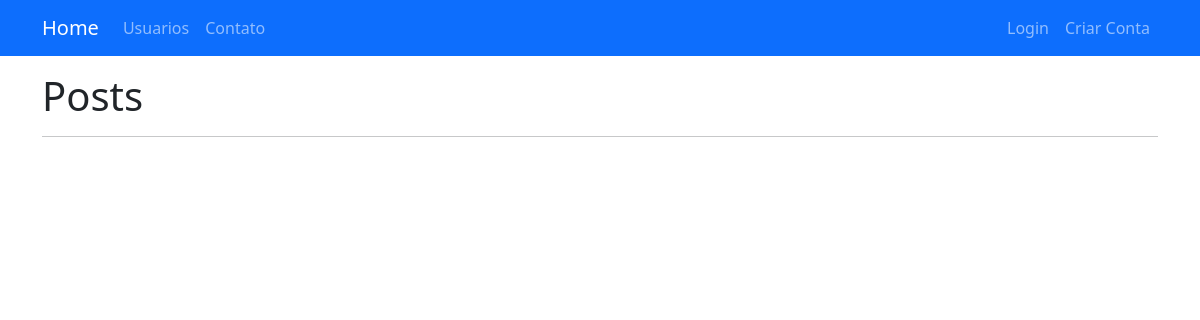
Before: / with the older database file.
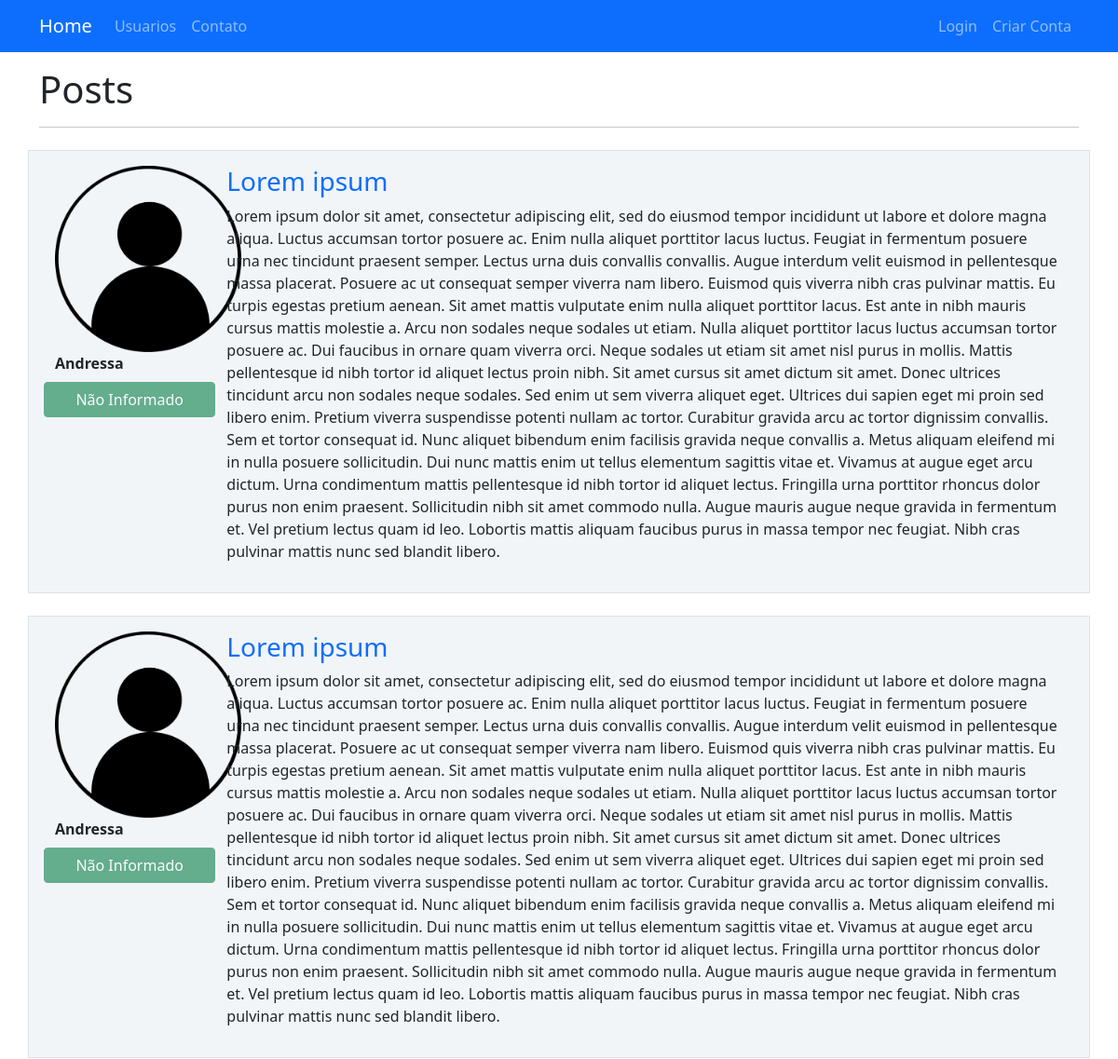
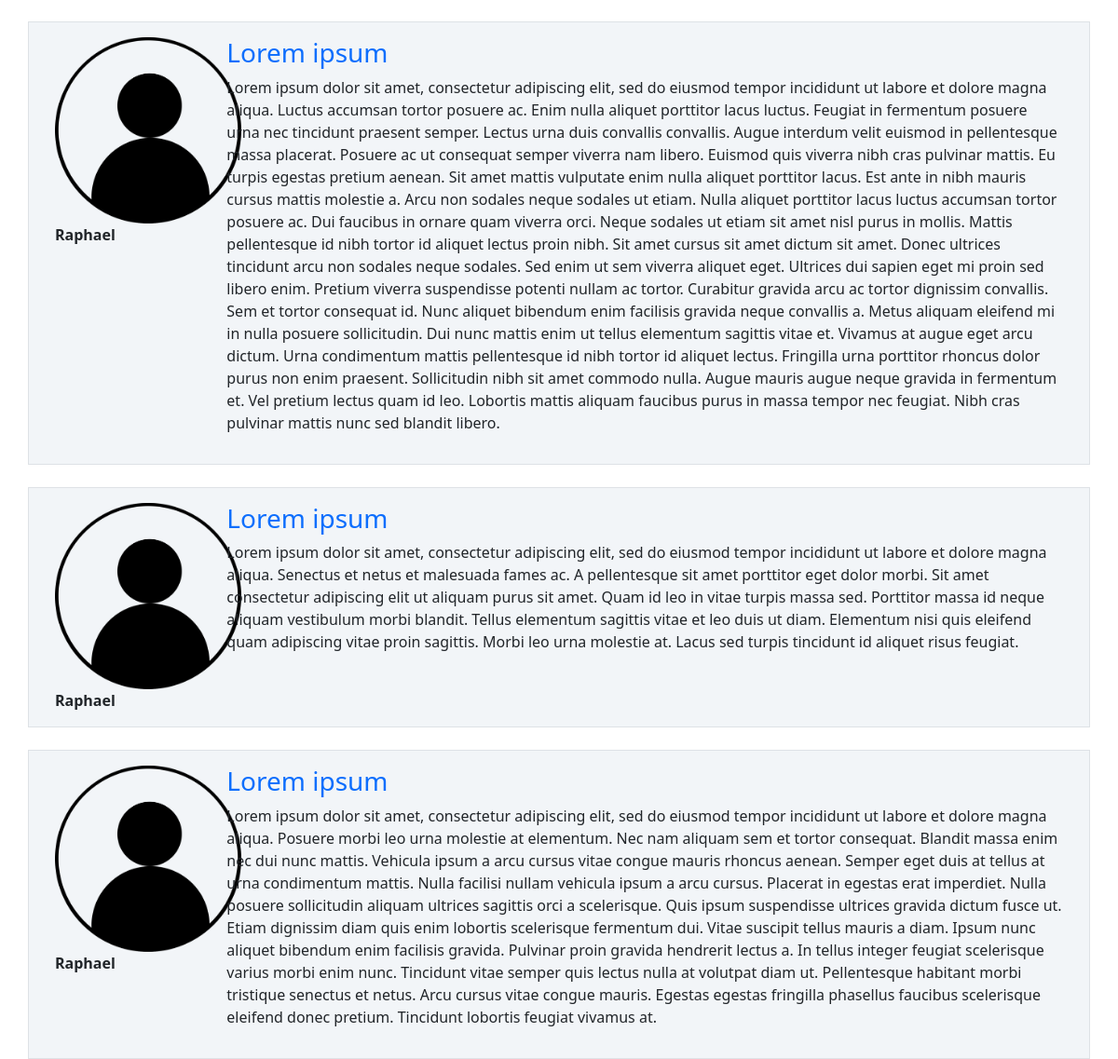
After: the same page with the newer database file (2 pictures, top to bottom).
### comunidadeimpressionadora/models.py (models this page shows, shortened)
class Post(database.Model):
    id = database.Column(database.Integer, primary_key=True)
    titulo = database.Column(database.String, nullable=False)
    corpo = database.Column(database.Text, nullable=False)
    data_criacao = database.Column(database.DateTime, nullable=False, default=datetime.utcnow)
    id_usuario = database.Column(database.Integer, database.ForeignKey('usuario.id'), nullable=False)

class Usuario(database.Model, UserMixin):
    id = database.Column(database.Integer, primary_key=True)
    username = database.Column(database.String, nullable=False, unique=True)
    email = database.Column(database.String, nullable=False, unique=True)
    senha = database.Column(database.String, nullable=False)
    foto_perfil = database.Column(database.String, default='default.jpg')
    posts = database.relationship('Post', backref='autor', lazy=True)
    cursos = database.Column(database.String, nullable=False, default='Não Informado')

### comunidadeimpressionadora/routes.py (the view)
@app.route('/')
def home():
    posts = Post.query.order_by(Post.id.desc())
    return render_template('home.html', posts=posts)

### comunidadeimpressionadora/templates/home.html
{% extends 'base.html' %}
{% block body %}
    <div class="container mt-3">
        <h1>Posts</h1>
        <hr>
        {% for post in posts %}
            <div class="row border mt-4 p-3 cssposts">
                <div class="col col-2">
                    <div class="image pe-2"> <img src="{{ url_for('static', filename='fotos_perfil/{}'.format(post.autor.foto_perfil)) }}" class="rounded" width="200"> </div>
                    <strong>{{ post.autor.username }}</strong><br>
                    <div class="row">
                        {% if post.autor.cursos %}
                            {% for curso in post.autor.cursos.split(';') %}
                                <button type="button" class="btn btn-success mt-2" disabled>{{ curso }}</button>
                            {% endfor %}
                        {% endif %}
                    </div>
                </div>
                <div class="col col-10">
                    <a style="text-decoration: none" href="{{ url_for('exibir_post', post_id=post.id) }}"><h3>{{ post.titulo }}</h3></a>
                    <p>{{ post.corpo }}</p>
                </div>
            </div>
        {% endfor %}
    </div>
{% endblock %}

### comunidadeimpressionadora/templates/base.html (shortened to what this page needs)
<!DOCTYPE html>
<html lang="pt-br">
<head>
    <link href="https://cdn.jsdelivr.net/npm/bootstrap@5.1.3/dist/css/bootstrap.min.css" rel="stylesheet">
    <link href="{{ url_for('static', filename='main.css') }}" rel="stylesheet" type="text/css">
    <link href="https://cdnjs.cloudflare.com/ajax/libs/font-awesome/6.0.0/css/all.min.css" rel="stylesheet"/>
</head>
<body>
    {% include 'navbar.html' %}
    {% block body %}
    {% endblock %}
</body>
</html>

### comunidadeimpressionadora/templates/navbar.html
<nav class="navbar navbar-expand-lg navbar-dark bg-primary">
  <div class="container-fluid container">
    <a class="navbar-brand" href="{{ url_for('home') }}">Home</a>
    <div class="collapse navbar-collapse" id="navbarSupportedContent">
      <ul class="navbar-nav me-auto mb-2 mb-lg-0">
        <li class="nav-item">
          <a class="nav-link" aria-current="page" href="{{ url_for('usuarios') }}">Usuarios</a>
        </li>
        <li class="nav-item">
          <a class="nav-link" href="{{ url_for('contato') }}">Contato</a>
        </li>
      </ul>
      <ul class="navbar-nav">
        {% if current_user.is_authenticated %}
          <li class="nav-item">
            <a class="nav-link" href="{{ url_for('criar_post') }}">Criar Post</a>
          </li>
          <li class="nav-item">
            <a class="nav-link" href="{{ url_for('perfil') }}">Meu Perfil</a>
          </li>
          <li class="nav-item">
            <a class="nav-link" href="{{ url_for('sair') }}">Sair</a>
          </li>
        {% else %}
          <li class="nav-item">
            <a class="nav-link" href="{{ url_for('login') }}">Login</a>
          </li>
          <li class="nav-item">
            <a class="nav-link" href="{{ url_for('login') }}">Criar Conta</a>
          </li>
        {% endif %}
      </ul>
    </div>
  </div>
</nav>

### comunidadeimpressionadora/static/main.css (style rules this page uses)
.cssposts { background: #f2f5f8 !important; }

Changed rows visible on the page:
added Post: foto_perfil (placeholder picture), autor.username "Andressa", titulo "Lorem ipsum", corpo "Lorem ipsum dolor sit amet, consectetur adipiscing elit, sed do eiusmod tempor incididunt ut labore et dolore magna aliqua. Luctus accumsan tortor posuere ac. Enim nulla aliquet porttitor lacus luctus. Feugiat in fermentum posuere urna nec tincidunt praesent semper. Lectus urna duis convallis convallis. Augue interdum velit euismod in pellentesque massa placerat. Posuere ac ut consequat semper viverra nam libero. Euismod quis viverra nibh cras pulvinar mattis. Eu turpis egestas pretium aenean. Sit amet mattis vulputate enim nulla aliquet porttitor lacus. Est ante in nibh mauris cursus mattis molestie a. Arcu non sodales neque sodales ut etiam. Nulla aliquet porttitor lacus luctus accumsan…"
added Usuario: cursos "Não Informado"
added Post: foto_perfil (placeholder picture), autor.username "Andressa", titulo "Lorem ipsum", corpo "Lorem ipsum dolor sit amet, consectetur adipiscing elit, sed do eiusmod tempor incididunt ut labore et dolore magna aliqua. Luctus accumsan tortor posuere ac. Enim nulla aliquet porttitor lacus luctus. Feugiat in fermentum posuere urna nec tincidunt praesent semper. Lectus urna duis convallis convallis. Augue interdum velit euismod in pellentesque massa placerat. Posuere ac ut consequat semper viverra nam libero. Euismod quis viverra nibh cras pulvinar mattis. Eu turpis egestas pretium aenean. Sit amet mattis vulputate enim nulla aliquet porttitor lacus. Est ante in nibh mauris cursus mattis molestie a. Arcu non sodales neque sodales ut etiam. Nulla aliquet porttitor lacus luctus accumsan…"
added Post: foto_perfil (placeholder picture), autor.username "Raphael", titulo "Lorem ipsum", corpo "Lorem ipsum dolor sit amet, consectetur adipiscing elit, sed do eiusmod tempor incididunt ut labore et dolore magna aliqua. Luctus accumsan tortor posuere ac. Enim nulla aliquet porttitor lacus luctus. Feugiat in fermentum posuere urna nec tincidunt praesent semper. Lectus urna duis convallis convallis. Augue interdum velit euismod in pellentesque massa placerat. Posuere ac ut consequat semper viverra nam libero. Euismod quis viverra nibh cras pulvinar mattis. Eu turpis egestas pretium aenean. Sit amet mattis vulputate enim nulla aliquet porttitor lacus. Est ante in nibh mauris cursus mattis molestie a. Arcu non sodales neque sodales ut etiam. Nulla aliquet porttitor lacus luctus accumsan…"
added Post: foto_perfil (placeholder picture), autor.username "Raphael", titulo "Lorem ipsum", corpo "Lorem ipsum dolor sit amet, consectetur adipiscing elit, sed do eiusmod tempor incididunt ut labore et dolore magna aliqua. Senectus et netus et malesuada fames ac. A pellentesque sit amet porttitor eget dolor morbi. Sit amet consectetur adipiscing elit ut aliquam purus sit amet. Quam id leo in vitae turpis massa sed. Porttitor massa id neque aliquam vestibulum morbi blandit. Tellus elementum sagittis vitae et leo duis ut diam. Elementum nisi quis eleifend quam adipiscing vitae proin sagittis. Morbi leo urna molestie at. Lacus sed turpis tincidunt id aliquet risus feugiat."
added Post: foto_perfil (placeholder picture), autor.username "Raphael", titulo "Lorem ipsum", corpo "Lorem ipsum dolor sit amet, consectetur adipiscing elit, sed do eiusmod tempor incididunt ut labore et dolore magna aliqua. Posuere morbi leo urna molestie at elementum. Nec nam aliquam sem et tortor consequat. Blandit massa enim nec dui nunc mattis. Vehicula ipsum a arcu cursus vitae congue mauris rhoncus aenean. Semper eget duis at tellus at urna condimentum mattis. Nulla facilisi nullam vehicula ipsum a arcu cursus. Placerat in egestas erat imperdiet. Nulla posuere sollicitudin aliquam ultrices sagittis orci a scelerisque. Quis ipsum suspendisse ultrices gravida dictum fusce ut. Etiam dignissim diam quis enim lobortis scelerisque fermentum dui. Vitae suscipit tellus mauris a diam. Ipsum…"
